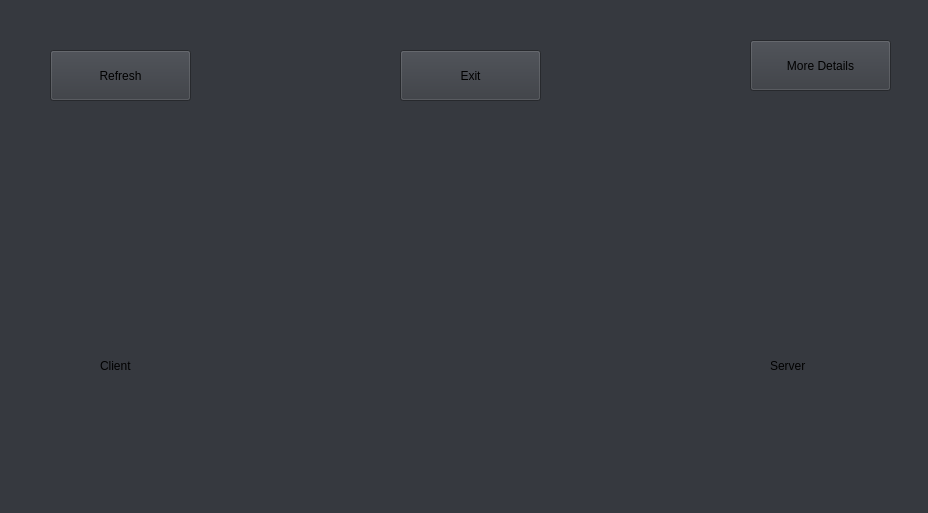
<?xml version="1.0" encoding="UTF-8"?>
<ui version="4.0">
 <class>Form</class>
 <widget class="QWidget" name="Form">
  <property name="geometry">
   <rect>
    <x>0</x>
    <y>0</y>
    <width>928</width>
    <height>513</height>
   </rect>
  </property>
  <property name="windowTitle">
   <string>Form</string>
  </property>
  <property name="styleSheet">
   <string notr="true">background-color: rgb(54, 57, 63);</string>
  </property>
  <widget class="QLabel" name="server">
   <property name="geometry">
    <rect>
     <x>720</x>
     <y>170</y>
     <width>161</width>
     <height>171</height>
    </rect>
   </property>
   <property name="text">
    <string/>
   </property>
   <property name="pixmap">
    <pixmap>../assets/server.png</pixmap>
   </property>
  </widget>
  <widget class="QLabel" name="client">
   <property name="geometry">
    <rect>
     <x>50</x>
     <y>170</y>
     <width>161</width>
     <height>171</height>
    </rect>
   </property>
   <property name="text">
    <string/>
   </property>
   <property name="pixmap">
    <pixmap>../assets/account.png</pixmap>
   </property>
  </widget>
  <widget class="QLabel" name="connect">
   <property name="geometry">
    <rect>
     <x>320</x>
     <y>170</y>
     <width>291</width>
     <height>161</height>
    </rect>
   </property>
   <property name="styleSheet">
    <string notr="true">font: 80pt &quot;MS Shell Dlg 2&quot;;</string>
   </property>
   <property name="text">
    <string/>
   </property>
  </widget>
  <widget class="QLabel" name="label">
   <property name="geometry">
    <rect>
     <x>100</x>
     <y>350</y>
     <width>71</width>
     <height>31</height>
    </rect>
   </property>
   <property name="styleSheet">
    <string notr="true">font: 20pt &quot;MS Shell Dlg 2&quot;;</string>
   </property>
   <property name="text">
    <string>Client</string>
   </property>
  </widget>
  <widget class="QLabel" name="label_2">
   <property name="geometry">
    <rect>
     <x>770</x>
     <y>350</y>
     <width>81</width>
     <height>31</height>
    </rect>
   </property>
   <property name="styleSheet">
    <string notr="true">font: 20pt &quot;MS Shell Dlg 2&quot;;</string>
   </property>
   <property name="text">
    <string>Server</string>
   </property>
  </widget>
  <widget class="QLabel" name="status">
   <property name="geometry">
    <rect>
     <x>380</x>
     <y>350</y>
     <width>161</width>
     <height>41</height>
    </rect>
   </property>
   <property name="styleSheet">
    <string notr="true">font: 20pt &quot;MS Shell Dlg 2&quot;;</string>
   </property>
   <property name="text">
    <string/>
   </property>
  </widget>
  <widget class="QPushButton" name="more">
   <property name="geometry">
    <rect>
     <x>750</x>
     <y>40</y>
     <width>141</width>
     <height>51</height>
    </rect>
   </property>
   <property name="styleSheet">
    <string notr="true">font: 16pt &quot;MS Shell Dlg 2&quot;;</string>
   </property>
   <property name="text">
    <string>More Details</string>
   </property>
  </widget>
  <widget class="QPushButton" name="refresh">
   <property name="geometry">
    <rect>
     <x>50</x>
     <y>50</y>
     <width>141</width>
     <height>51</height>
    </rect>
   </property>
   <property name="styleSheet">
    <string notr="true">font: 16pt &quot;MS Shell Dlg 2&quot;;</string>
   </property>
   <property name="text">
    <string>Refresh</string>
   </property>
  </widget>
  <widget class="QPushButton" name="exit">
   <property name="geometry">
    <rect>
     <x>400</x>
     <y>50</y>
     <width>141</width>
     <height>51</height>
    </rect>
   </property>
   <property name="styleSheet">
    <string notr="true">font: 16pt &quot;MS Shell Dlg 2&quot;;</string>
   </property>
   <property name="text">
    <string>Exit</string>
   </property>
  </widget>
  <widget class="QLabel" name="ip">
   <property name="geometry">
    <rect>
     <x>20</x>
     <y>460</y>
     <width>721</width>
     <height>31</height>
    </rect>
   </property>
   <property name="styleSheet">
    <string notr="true">font: 15pt &quot;MS Shell Dlg 2&quot;;
</string>
   </property>
   <property name="text">
    <string/>
   </property>
  </widget>
 </widget>
 <resources/>
 <connections/>
</ui>
